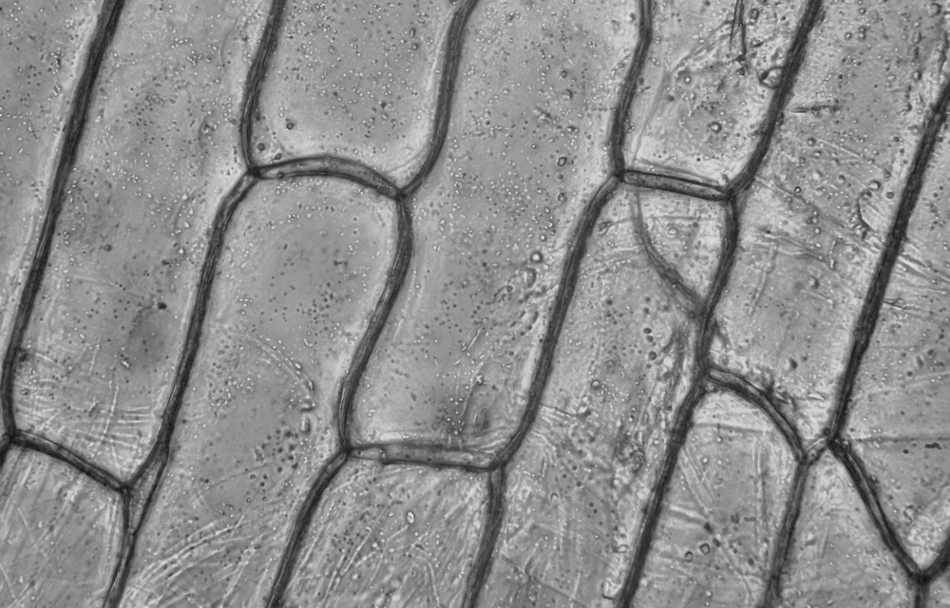
#> input picture DIP-HW8/data/images/q4/cells.png, 950 x 608 px, found by its file name
$ jupyter execute --allow-errors Q4.ipynb   (older library calls are emulated)
#> lines starting #> are read from the running program, lines starting #| are printed output that depends on the picture; after the words box and inside, x2 and y2 are one past the last pixel; in counts of white or black regions, pixels touching at a corner belong together
[cell 1]
import numpy as np
import cv2
import matplotlib.pyplot as plt
from scipy.ndimage import label, binary_erosion

[cell 2]
image = cv2.imread("/mnt/e/Term 4/HW/DIP-HW8/data/images/q4/cells.png", cv2.IMREAD_GRAYSCALE)
#> image is the input picture: shape (608, 950); min 15, max 227, mean 142.2

[cell 3]
plt.figure(figsize=(10, 4))
plt.subplot(1, 2, 1)
plt.title("Grayscale Image")
plt.imshow(image, cmap='gray')
plt.axis('off')

plt.subplot(1,2,2)
plt.title("Histogram of Intensities")
plt.hist(image.ravel(), bins=256, range=(0,255))
plt.xlabel('Intensity Value')
plt.ylabel('Pixel Count')
plt.grid(True)
plt.tight_layout()
plt.show()
#> figure, not shown here; panel 2: tallest bar 12582 high, from x = 148.4 to 149.4

[cell 4]
negative_image = 255 - image
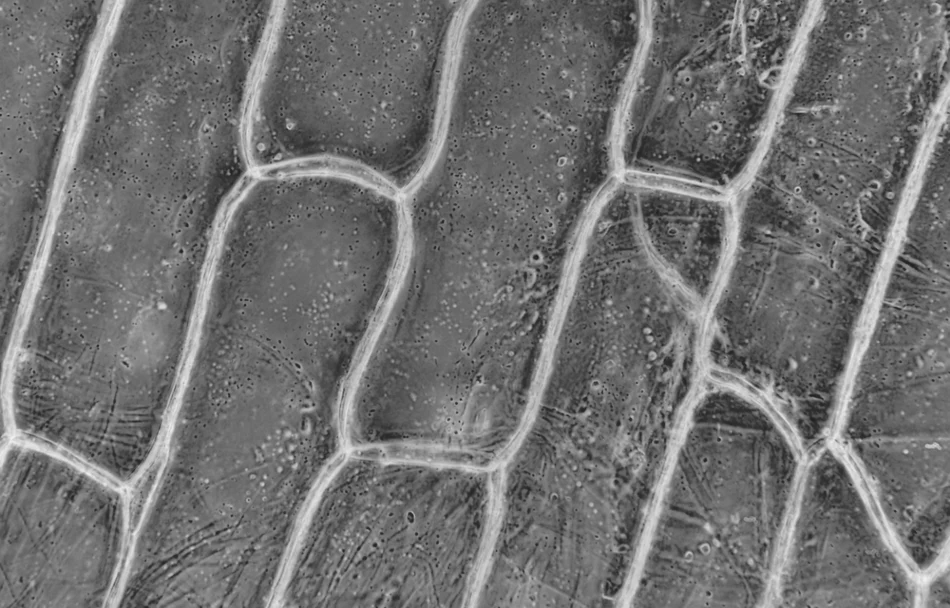
#> negative_image: shape (608, 950); min 28, max 240, mean 112.8

plt.figure(figsize=(6, 6))
plt.title("Negative Image")
plt.imshow(negative_image, cmap='gray')
plt.axis('off')

[cell 5]
image.shape
#> Out = (608, 950)

[cell 6]
h, w = image.shape
#> h = 608; w = 950

seed = (210, 130)
queue = [seed]

neighbors = [(-1, 0), (1, 0), (0, -1), (0, 1),
            (-1, -1), (-1, 1), (1, -1), (1, 1)]

threshold = 5

segmented = np.zeros_like(image, dtype=np.uint8)
visited = np.zeros_like(image, dtype=bool)

region_mean = int(image[seed])
#> region_mean = 153
visited[seed] = True
segmented[seed] = 255

while queue:
    x, y = queue.pop(0)

    for dx, dy in neighbors:
        nx, ny = x + dx, y + dy

        if nx >=0 and ny >= 0 and nx < h and ny < w and not visited[nx, ny]:
            if abs(int(image[nx, ny] - region_mean) <= threshold):
                segmented[nx, ny] = 255
                visited[nx, ny] = True
                queue.append((nx, ny))

[cell 7]
plt.imshow(segmented, cmap='grey')
plt.axis('off')
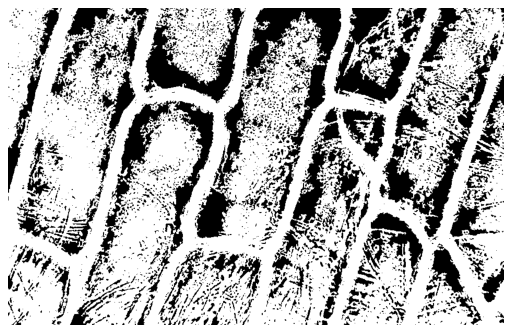
#> figure drawn by matplotlib, 1 panel

[cell 8]
def region_growing(image, seeds, threshold):
    """
    Region Growing Segmentation
    ----------------------------
    image:     grayscale input image
    seeds:     list of (row, col) seed points
    threshold: intensity similarity threshold
    """
#> called with threshold = 13

    # Get image dimensions
    h, w = image.shape
#> h = 608; w = 950

    # Output image: each region gets a unique label (1, 2, 3, ...)
    segmented = np.zeros((h, w), dtype=np.uint8)

    # Keep track of visited pixels (True = already processed)
    visited = np.zeros((h, w), dtype=bool)

    # Define 8-connected neighbors
    neighbors = [(-1, 0), (1, 0), (0, -1), (0, 1),
                 (-1, -1), (-1, 1), (1, -1), (1, 1)]

    # Process each seed separately
    for region_id, seed in enumerate(seeds, start=1):
        queue = [seed]                       # BFS queue starts with seed
        region_mean = int(image[seed])       # initial region intensity

        segmented[seed] = region_id          # mark seed in segmented image
        visited[seed] = True                 # mark seed as visited

        # Breadth-First Search (BFS)
        while queue:
            x, y = queue.pop(0)              # get first pixel from queue

            # Check all 8 neighbors
            for dx, dy in neighbors:
                nx, ny = x + dx, y + dy

                # Check if within bounds and not visited
                if 0 <= nx < h and 0 <= ny < w and not visited[nx, ny]:
                    # Similarity check: intensity difference ≤ threshold
                    if abs(int(image[nx, ny]) - region_mean) <= threshold:
                        segmented[nx, ny] = region_id   # assign region label
                        visited[nx, ny] = True          # mark as visited
                        queue.append((nx, ny))          # add to queue
#> this loop made 5 passes
#> region_mean on passes 1 to 5: 153, 141, 145, 142, 153
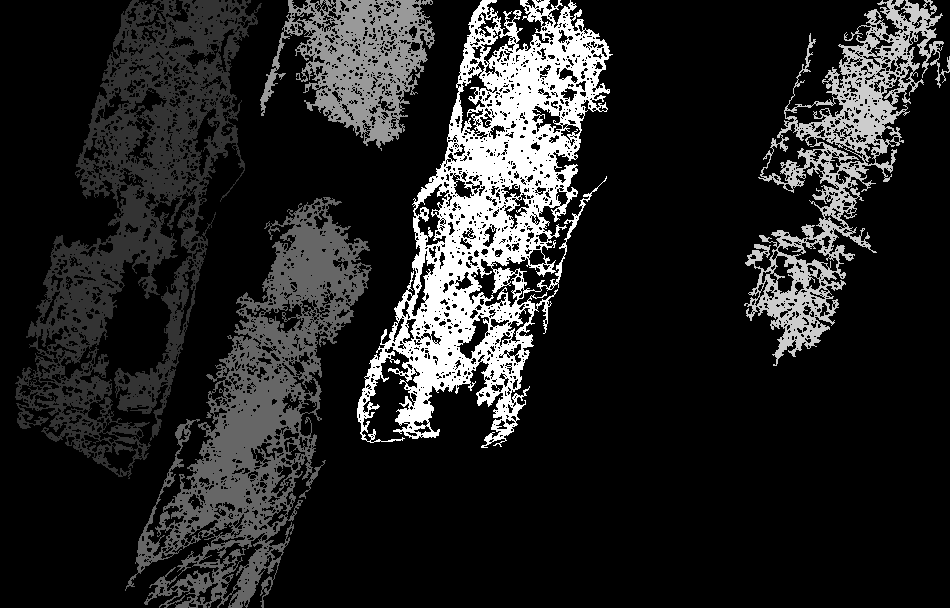
#> segmented: shape (608, 950); min 0, max 5, mean 0.704; drawn with min black and max white
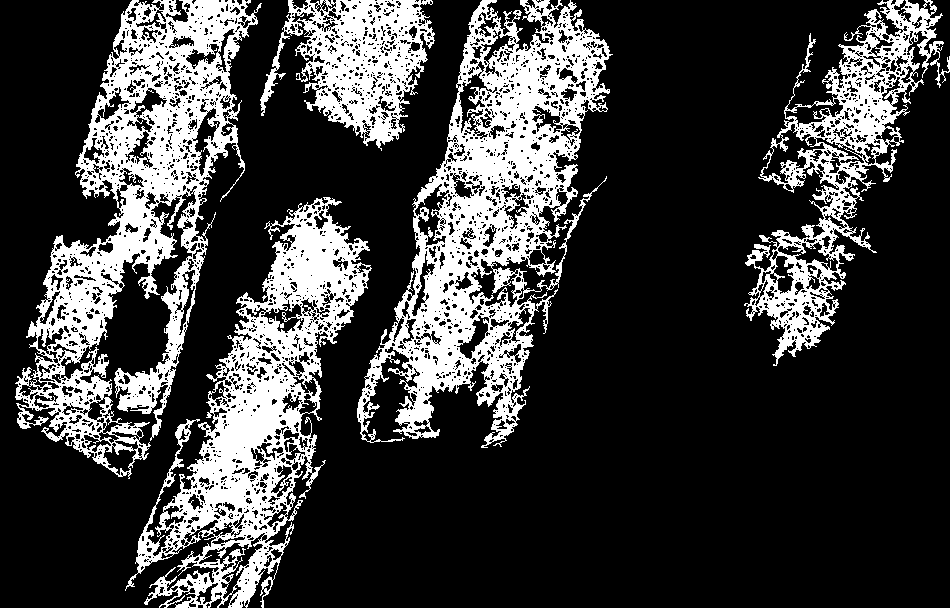
#> visited: shape (608, 950) bool; 24% white; 5 white regions, box (x1, y1, x2, y2) and area: (357, 0, 613, 448) 39899, (15, 0, 262, 479) 38072, (125, 197, 372, 608) 30826, (744, 0, 950, 366) 17683, (260, 0, 435, 151) 12266

    return segmented

[cell 9]
segmented_image = region_growing(image=image,
                                seeds=[(210, 130), (280, 310), (40, 350), (300, 780), (150, 514)],  # I use only 5 seeds.
                                threshold=13)

[cell 10]
plt.imshow(segmented_image, cmap='grey')
plt.axis('off')

___

[cell 11]
from scipy import ndimage as ndi
from skimage.feature import peak_local_max
from skimage.segmentation import watershed

[cell 12]
sobel_x = cv2.Sobel(src=image, ddepth=cv2.CV_64F, dx=1, dy=0, ksize=3)
sobel_y = cv2.Sobel(src=image, ddepth=cv2.CV_64F, dx=0, dy=1, ksize=3)
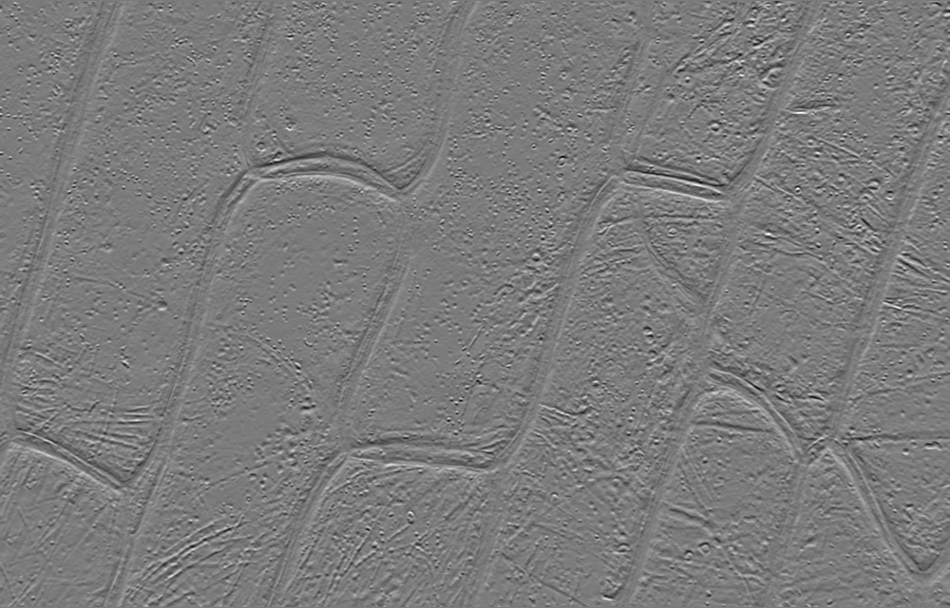
#> sobel_y: shape (608, 950) float64; min -479, max 507, mean -0.2; drawn with min black and max white

gradient_magnitude = np.sqrt(sobel_x**2 + sobel_y**2)
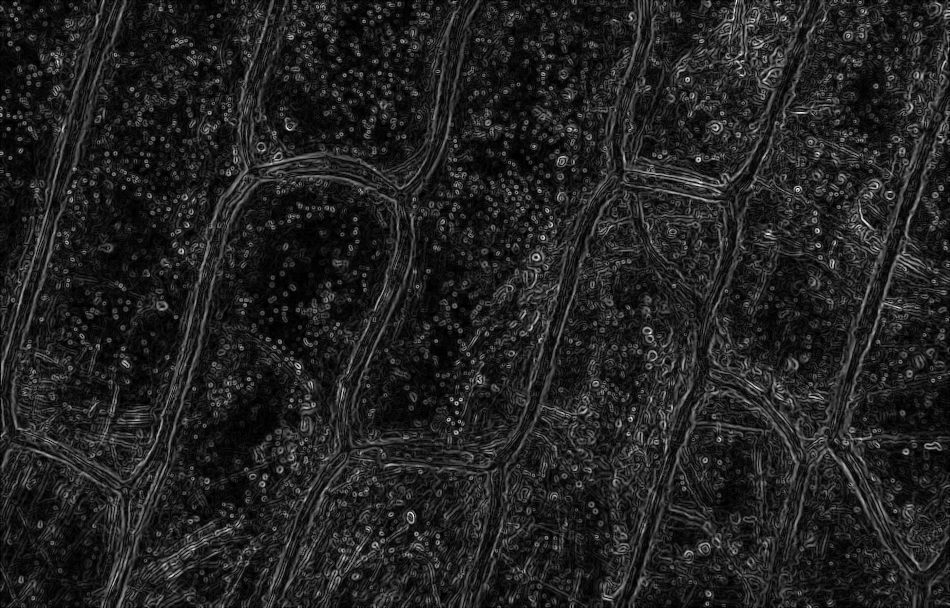
#> gradient_magnitude: shape (608, 950) float64; min 0, max 537.1, mean 72.1; drawn with min black and max white
gradient_mag_norm = cv2.normalize(src=gradient_magnitude, dst=None, alpha=0, beta=255, norm_type=cv2.NORM_MINMAX)

gradient_mag_norm = np.uint8(gradient_mag_norm)

plt.imshow(gradient_mag_norm, cmap='grey')
plt.axis('off')

[cell 13]
ret, binary = cv2.threshold(src=image, thresh=0, maxval=255, type=cv2.THRESH_BINARY + cv2.THRESH_OTSU)
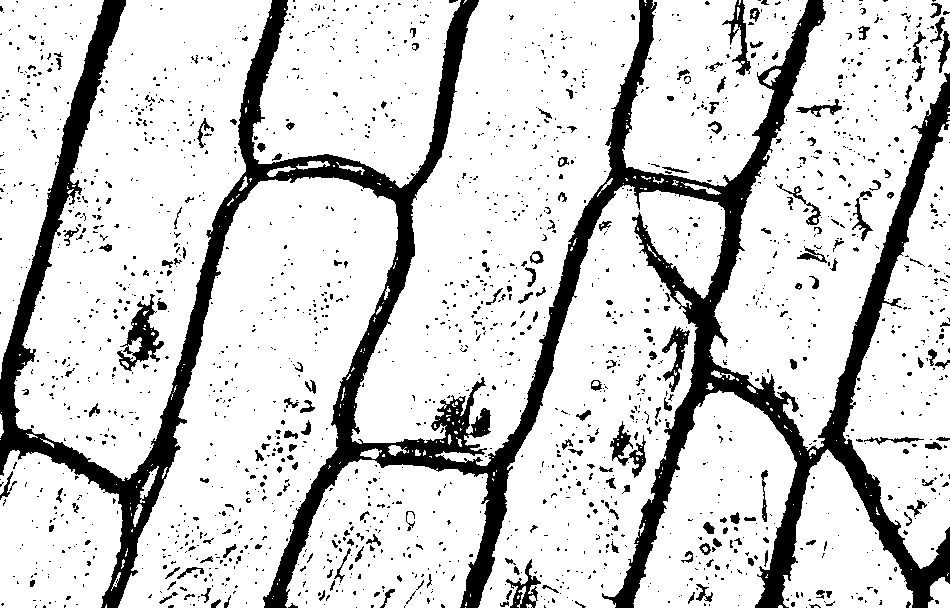
#> binary: shape (608, 950); 82.1% white; 1957 black regions (1733 under 20 px), largest, box (x1, y1, x2, y2) and area: (0, 0, 950, 608) 80983, (117, 294, 164, 371) 1283, (610, 421, 646, 478) 685
#> ret = 119

plt.imshow(binary, cmap='grey')
plt.axis('off')

print(f'Threshold using otsu is: {ret}')
#| Threshold using otsu is: 119.0

[cell 14]
distance = cv2.distanceTransform(src=binary, distanceType=cv2.DIST_L2, maskSize=3)
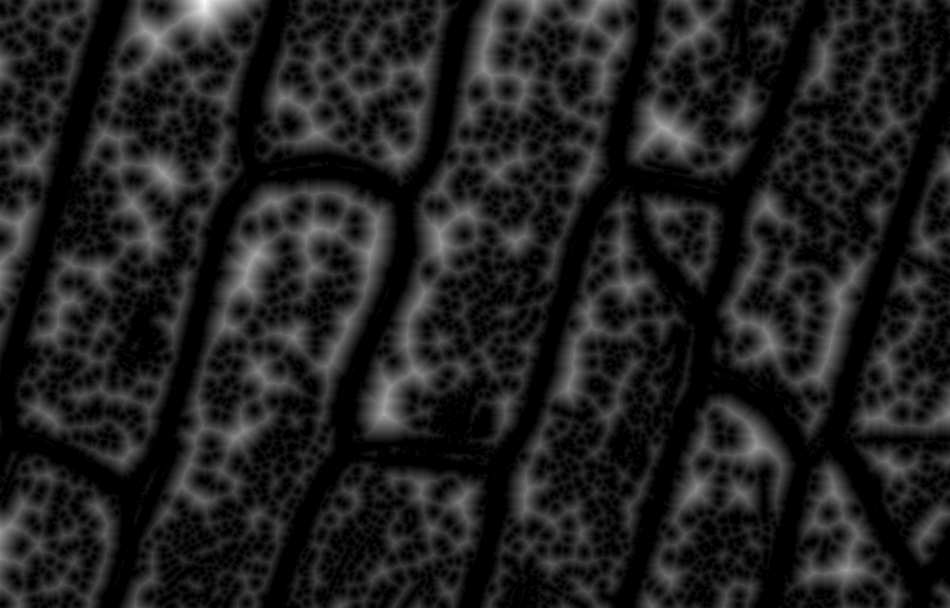
#> distance: shape (608, 950) float32; min 0, max 43.42, mean 5.6; drawn with min black and max white

dist_norm = cv2.normalize(distance, None, 0, 255, cv2.NORM_MINMAX)

plt.imshow(dist_norm, cmap='jet')
plt.colorbar()
plt.title("Distance Transform")
plt.axis('off')
plt.show()
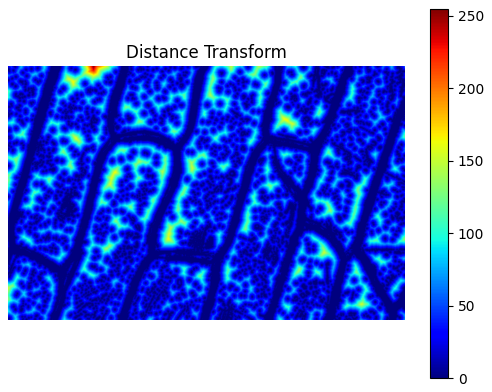
#> figure drawn by matplotlib, 2 panels
